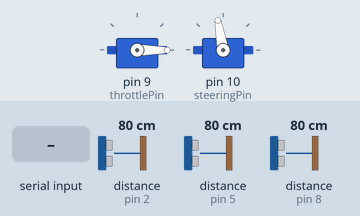
Simulated run of this sketch. Board: Arduino Uno, built with avr-gcc and run on an emulated ATmega328P. Shown: 2 × servo. Wiring (inferred from the names in the program): 3 × ultrasonic range finder: trigger pin 3, echo pin 2 / trigger pin 4, echo pin 5 / trigger pin 7, echo pin 8. The inputs (shaded band) are chosen by the test bench; at power-on: distance to the obstacle (sensors on pin 2, pin 5, pin 8) 80 cm. The echo pulse lasts 58.3 µs per cm; what the sketch prints to the serial monitor is not drawn.

Above: at 1.2 s.
1.3 s: "1,90\n" received over Serial
Timing chart, 0 to 4.3 s (numbered marks = the images above; inputs shaded):
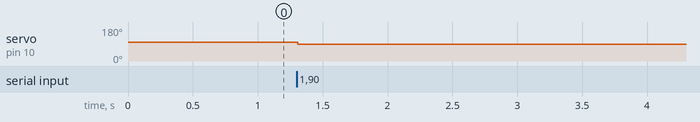

The sketch:

sketch_mar27a.ino
```cpp
#include <Servo.h>
#define trigPin1 3
#define echoPin1 2
#define trigPin2 4
#define echoPin2 5
#define trigPin3 7
#define echoPin3 8

long duration, distance, RightSensor,BackSensor,FrontSensor,LeftSensor;

Servo throttleServo;
Servo steeringServo;

int throttlePin = 9;
int steeringPin = 10;
int minPulseRate = 1000;
int maxPulseRate = 2000;
int throttleChangeDelay = 10;
int steeringChangeDelay = 10;

enum Event {
  STEERING = 1,
  THROTTLE = 2
};

void setup() {

  Serial.begin(115200);
  Serial.setTimeout(500);

  // Attach the the servo to the correct pin and set the pulse range
  throttleServo.attach(throttlePin, minPulseRate, maxPulseRate);
  steeringServo.attach(steeringPin);
  // Write a minimum value (most ESCs require this correct startup)
  throttleServo.write(0);
  steeringServo.write(0);
  pinMode(trigPin1, OUTPUT);
  pinMode(echoPin1, INPUT);
  pinMode(trigPin2, OUTPUT);
  pinMode(echoPin2, INPUT);
  pinMode(trigPin3, OUTPUT);
  pinMode(echoPin3, INPUT);
}

void loop() {
  // Wait for some input
  if (steeringServo.read() == 0) {
    steeringServo.write(100);
  }

  if (Serial.available() > 0) {

    Event e = static_cast<Event>(Serial.parseInt());

    int newValue = Serial.parseInt();
    switch (e) {
      case STEERING:
        setSteering2(normalizeServo(newValue));
      break;
      case THROTTLE:
        changeThrottle2(normalizeServo(newValue));
      break;
      default:
      break;
    }
  }

  SonarSensor(trigPin1, echoPin1);
  RightSensor = distance;
  SonarSensor(trigPin2, echoPin2);
  FrontSensor = distance;
  SonarSensor(trigPin3, echoPin3);
  LeftSensor = distance;

  Serial.print(LeftSensor);
  Serial.print(" - ");
  Serial.print(FrontSensor);
  Serial.print(" - ");
  Serial.println(RightSensor);

  if (LeftSensor < 30 || FrontSensor < 30 || RightSensor < 30) {
    changeThrottle2(0);
  }
}

void SonarSensor(int trigPin,int echoPin)
{
digitalWrite(trigPin, LOW);
delayMicroseconds(2);
digitalWrite(trigPin, HIGH);
delayMicroseconds(10);
digitalWrite(trigPin, LOW);
duration = pulseIn(echoPin, HIGH);
distance = (duration/2) / 29.1;
}

void setSteering2(int angle) {
  steeringServo.write(angle);
}

void changeThrottle2(int angle) {
  throttleServo.write(angle);
}


void setSteering(int angle) {
  int currentAngle = readSteeringAngle();

  // Are we going up or down?
  int step = 1;
  if( angle < currentAngle )
    step = -1;

  // Slowly move to the new throttle value
  while( currentAngle != angle ) {
    steeringServo.write(currentAngle + step);
    currentAngle = readSteeringAngle();
    delay(steeringChangeDelay);
  }
}

void changeThrottle(int throttle) {

  // Read the current throttle value
  int currentThrottle = readThrottle();

  // Are we going up or down?
  int step = 1;
  if( throttle < currentThrottle )
    step = -1;

  // Slowly move to the new throttle value
  while( currentThrottle != throttle ) {
    throttleServo.write(currentThrottle + step);
    currentThrottle = readThrottle();
    delay(throttleChangeDelay);
  }

}

int readThrottle() {
  int throttle = throttleServo.read();
            Serial.println(throttle);

  return throttle;
}

int readSteeringAngle() {
  int angle = steeringServo.read();
          Serial.println(angle);

  return angle;
}

// Ensure the servo value is between 0 - 180
int normalizeServo(int value) {
  if( value < 0 )
    return 0;
  if( value > 180 )
    return 180;
  return value;
}
```

Measured:
- after the input at 1.3 s, servo on pin 10 (steeringPin): 100° → 90° at once
